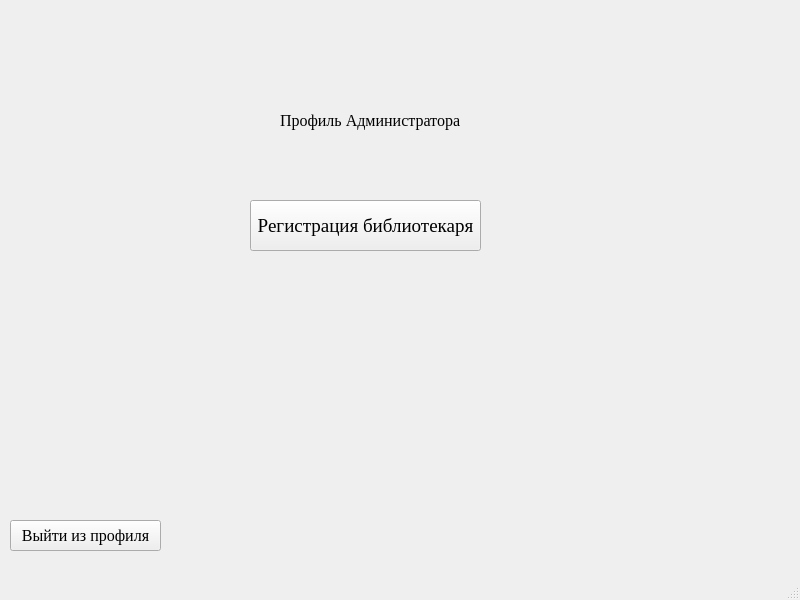
<?xml version="1.0" encoding="UTF-8"?>
<ui version="4.0">
 <class>AdminMainWindow</class>
 <widget class="QMainWindow" name="AdminMainWindow">
  <property name="geometry">
   <rect>
    <x>0</x>
    <y>0</y>
    <width>800</width>
    <height>600</height>
   </rect>
  </property>
  <property name="windowTitle">
   <string>Главное меню администратора</string>
  </property>
  <widget class="QWidget" name="centralwidget">
   <widget class="QLabel" name="label">
    <property name="geometry">
     <rect>
      <x>280</x>
      <y>100</y>
      <width>181</width>
      <height>41</height>
     </rect>
    </property>
    <property name="font">
     <font>
      <family>Times New Roman</family>
      <pointsize>12</pointsize>
     </font>
    </property>
    <property name="text">
     <string>Профиль Администратора</string>
    </property>
   </widget>
   <widget class="QPushButton" name="RegButton">
    <property name="geometry">
     <rect>
      <x>250</x>
      <y>200</y>
      <width>231</width>
      <height>51</height>
     </rect>
    </property>
    <property name="font">
     <font>
      <family>Times New Roman</family>
      <pointsize>14</pointsize>
     </font>
    </property>
    <property name="text">
     <string>Регистрация библиотекаря</string>
    </property>
   </widget>
   <widget class="QPushButton" name="exit">
    <property name="geometry">
     <rect>
      <x>10</x>
      <y>520</y>
      <width>151</width>
      <height>31</height>
     </rect>
    </property>
    <property name="font">
     <font>
      <family>Times New Roman</family>
      <pointsize>12</pointsize>
     </font>
    </property>
    <property name="text">
     <string>Выйти из профиля</string>
    </property>
   </widget>
  </widget>
  <widget class="QMenuBar" name="menubar">
   <property name="geometry">
    <rect>
     <x>0</x>
     <y>0</y>
     <width>800</width>
     <height>20</height>
    </rect>
   </property>
  </widget>
  <widget class="QStatusBar" name="statusbar"/>
 </widget>
 <resources/>
 <connections>
  <connection>
   <sender>exit</sender>
   <signal>clicked()</signal>
   <receiver>AdminMainWindow</receiver>
   <slot>close()</slot>
   <hints>
    <hint type="sourcelabel">
     <x>66</x>
     <y>557</y>
    </hint>
    <hint type="destinationlabel">
     <x>261</x>
     <y>652</y>
    </hint>
   </hints>
  </connection>
  <connection>
   <sender>RegButton</sender>
   <signal>clicked(bool)</signal>
   <receiver>AdminMainWindow</receiver>
   <slot>CreateLibrarianProfile()</slot>
   <hints>
    <hint type="sourcelabel">
     <x>334</x>
     <y>237</y>
    </hint>
    <hint type="destinationlabel">
     <x>911</x>
     <y>390</y>
    </hint>
   </hints>
  </connection>
 </connections>
 <slots>
  <slot>Exit()</slot>
  <slot>CreateLibrarianProfile()</slot>
 </slots>
</ui>
